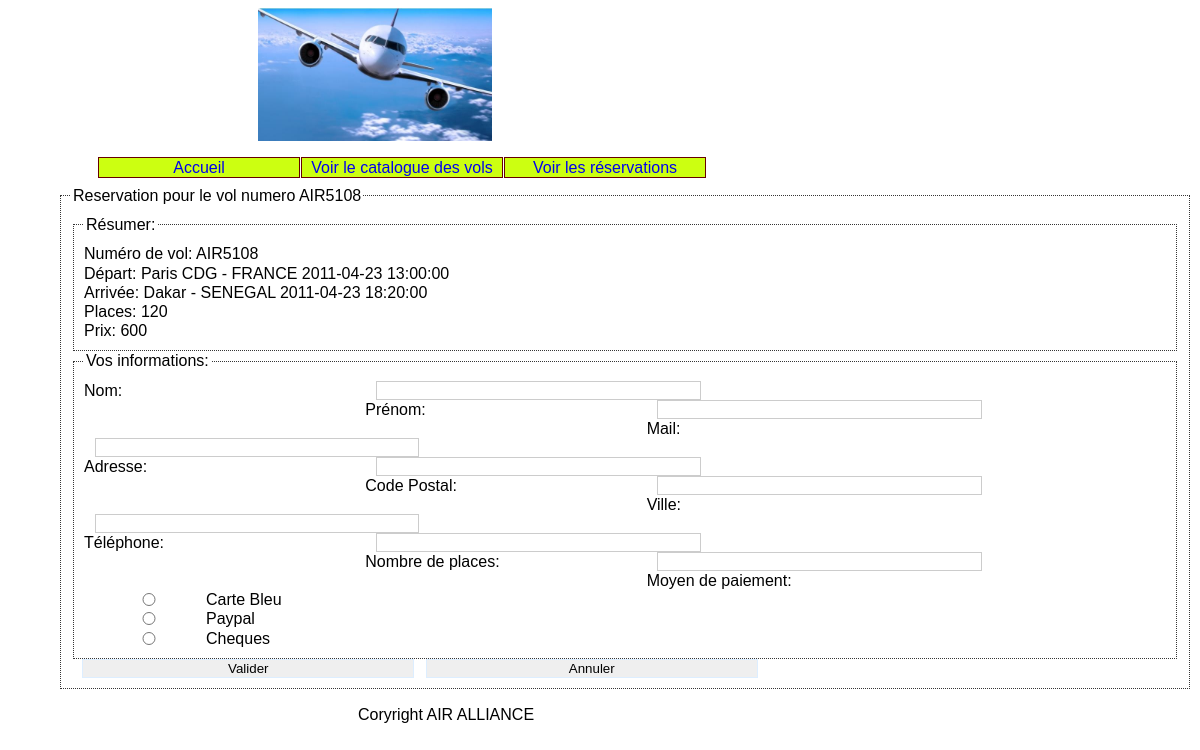
Screenshot of /Controler/index.php?action=formReservation&numVol=AIR5108 with the database file from the repository.
### tables this page shows
CREATE TABLE IF NOT EXISTS `vols` (
  `numVol` varchar(7) NOT NULL,
  `aeroportDepart` varchar(40) NOT NULL,
  `aeroportArrivee` varchar(40) NOT NULL,
  `dateDepart` datetime NOT NULL,
  `dateArrivee` datetime NOT NULL,
  `places` int(11) NOT NULL,
  `prix` int(11) NOT NULL
);

### Modele/fonctions.php (called while the page is built, shortened)
<?php
function getLesVols(){
    $bdd=connect();
    $vols = array();
    try{
        $requete="select * from vols";
        $resultat=$bdd->query($requete);
        while($ligne=$resultat->fetch(PDO::FETCH_OBJ)){
                $vols[]=$ligne;
        }
    }
    catch(PDOException $e){
            echo "erreur dans la requete " .$e->getMessage();
    }
    return $vols;
}
?>

### Vue/v_formReservation.php (the view, shortened to what this page needs)
<?php
if (isset($_POST['valider']) ){
    if((isset($_POST['nomClient']))&&(isset($_POST['prenomClient']))&&(isset($_POST['nbPlace']))&&(isset($_POST['mailClient']))&&(isset($_POST['adresseClient']))&&(isset($_POST['cpClient']))&&(isset($_POST['villeClient']))&&(isset($_POST['telephoneClient']))&&(isset($_POST['paiement']))){
            creationClient($_POST['nomClient'], $_POST['prenomClient'],  $_POST['mailClient'], $_POST['adresseClient'], $_POST['cpClient'], $_POST['villeClient'], $_POST['telephoneClient']);
            creationReservation($_SESSION['numVol'], $_POST['paiement'], $_POST['nbPlace']);
        header("location:index.php?action=valideForm&numVol=".$_SESSION['numVol']."&nomClient=".$_POST['nomClient']."&prenomClient=".$_POST['prenomClient']);
    }
    else{
        header("Location:../Controler/index.php?action=formReservation&numVol=".$_SESSION['numVol']."");
        echo 'Veuillez remplir tous les champs.';
    }
}
else{
    echo '<form method="POST" action="index.php?action=formReservation&numVol='.$_SESSION['numVol'].'">';
 ?>
        <fieldset>
            <legend>Reservation pour le vol numero <?php echo $_SESSION['numVol']; ?></legend>
            <fieldset>
                <legend>Résumer: </legend>
                <?php
                    foreach($lesVols as $unVol){
                        if ($unVol->numVol==$_SESSION['numVol']) {
                            echo 'Numéro de vol: '.$_SESSION['numVol']."</br>";;
                            echo ' Départ: '.$unVol->aeroportDepart.'  '.$unVol->dateDepart .'</br>';
                            echo 'Arrivée: '.$unVol->aeroportArrivee .'   '.$unVol->dateArrivee .'</br>';
                            echo 'Places: '.$unVol->places .'</br>';
                            echo 'Prix: '.$unVol->prix .'</br>';
                         }
                    }
                ?>
            </fieldset>
            <fieldset>
                <legend>Vos informations: </legend>
                <label>Nom: </label>
                    <input name="nomClient" type="text" />
                <label>Prénom: </label>
                    <input name="prenomClient" type="text" />
                <label>Mail: </label>
                    <input name="mailClient" type="mail" />
                <label>Adresse: </label>
                    <input name="adresseClient" type="text" />
                <label>Code Postal: </label>
                    <input name="cpClient" type="text" />
                <label>Ville: </label>
                    <input name="villeClient" type="text" />
                <label>Téléphone: </label>
                    <input name="telephoneClient" type="text" />
                <label>Nombre de places:</label>
                <input type='text' name='nbPlace'/>
                <label> Moyen de paiement: </label>
                    <input type="radio" name="paiement" value="CB"/><label>Carte Bleu</label></br>
                    <input type="radio" name="paiement" value="Paypal"/><label>Paypal</label></br>
                    <input type="radio" name="paiement" value="Cheque"/><label>Cheques</label>
            </fieldset>
            <input type="submit" name="valider" value="Valider"/><input type="reset" name="annuler" value="Annuler"/>
        </fieldset>
    </form>
<?php
}
?>

### Vue/style.css (style rules this page uses)
html { font:normal 100%/1.2em "Trebuchet MS",Verdana,Helvetica,Arial,sans-serif; }
fieldset { display:block; border: 1px dotted #353535; padding:10px; overflow:hidden; }
label { background:transparent none; display: block; width: 25%; float: left; padding-right: 1%; text-align: left; }
input { margin-left: 1%; width: 30%; border: #CCC 1px solid; }
input[type="radio"] { width: 10%; float:left; clear:both; }
input[type="submit"], input[type="reset"] { border: #DDEEFF 1px solid; width: 30%; }

### rows the page displays
vols: aeroportDepart "Paris CDG - FRANCE", dateDepart "2011-04-23 13:00:00", aeroportArrivee "Dakar - SENEGAL", dateArrivee "2011-04-23 18:20:00", places "120", prix "600"

### other values shown
$_SESSION['numVol'] "AIR5108"
